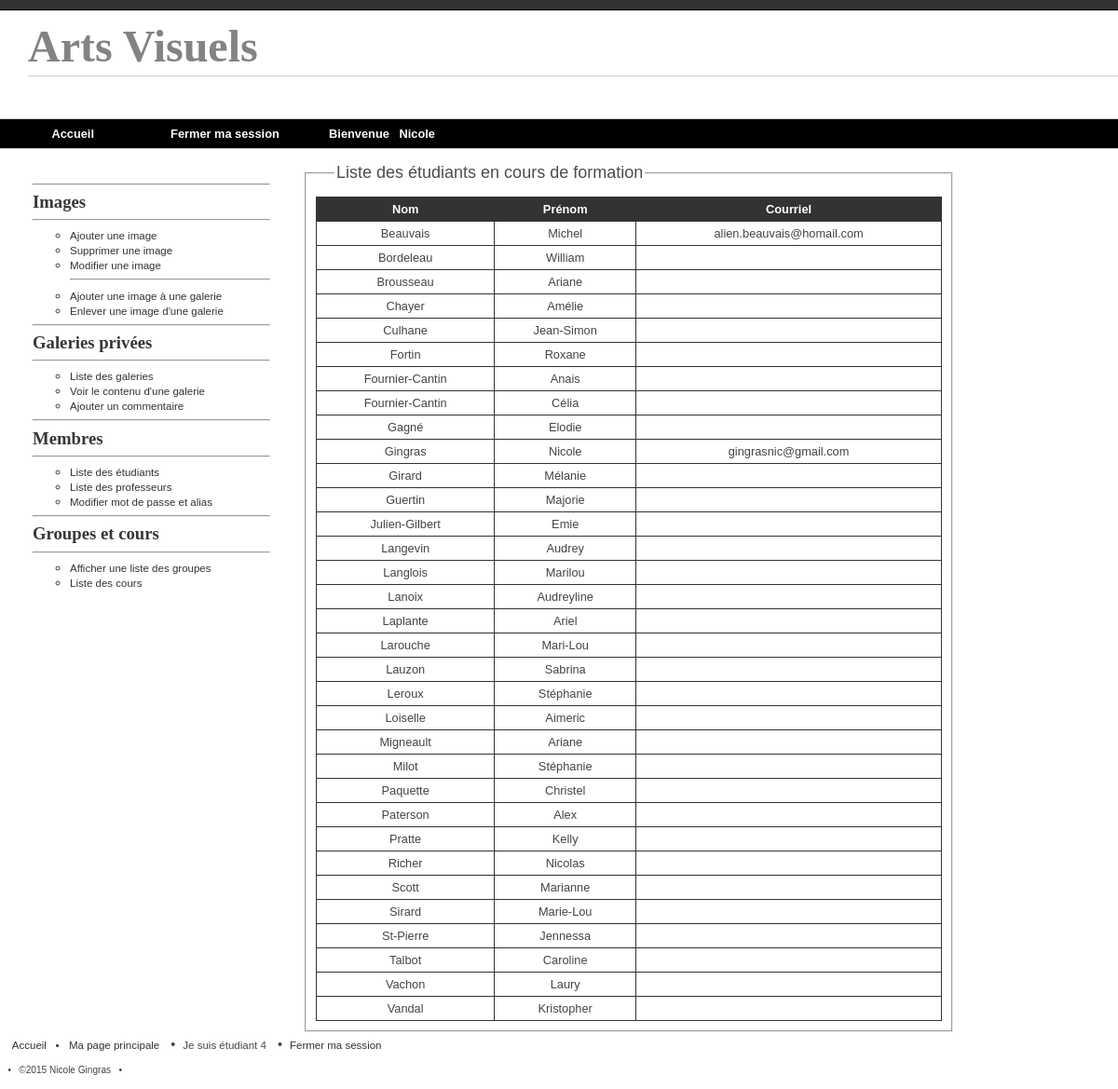
Page /pageEtudiantsListe.php (signed in) on the committed database.
### tables this page shows
CREATE TABLE IF NOT EXISTS `membres` (
  `idmembre` int(11) NOT NULL AUTO_INCREMENT,
  `noda` int(11) DEFAULT NULL,
  `nom` varchar(25) DEFAULT NULL,
  `prenom` varchar(25) DEFAULT NULL,
  `alias` varchar(25) NOT NULL,
  `mdp` varchar(45) NOT NULL DEFAULT 'sha1(123)',
  `type` varchar(25) NOT NULL DEFAULT 'etudiant',
  `courriel` varchar(45) NOT NULL,
  `timestamp` timestamp NOT NULL DEFAULT CURRENT_TIMESTAMP,
  `actif` tinyint(4) NOT NULL DEFAULT '1' COMMENT '1: étudiant actuellement inscrit ou professeur en poste\n2: ancien étudiant ou professeur',
  `annee_debut` int(11) NOT NULL DEFAULT '2012',
  PRIMARY KEY (`idmembre`)
);

### metier/rechercherMembre.class.php (called while the page is built, shortened)
<?php
include_once "select.class.php";
class RechercherMembre extends Select{
	private $select;
	function __construct() {
		$this->select = new Select();
	}
	function afficher_membres_actuels_ou_anciens($type, $actif)
	{
		$liste = $this->select->callPS2("afficher_membres_actuels_ou_anciens", $type, $actif);
		return $liste;
	}
}

### metier/select.class.php (called while the page is built, shortened)
<?php
class Select extends Connexion{
	private $connexion;
	function __construct() {
		$this->connexion = new Connexion();
	}
	public function callPS2($procedureStockee, $valeurCritere, $valeurCritere2) {
		try {
			$requete = $this->connexion->prepare("CALL $procedureStockee(?,?)");
			$requete->bindParam(1, $valeurCritere);
			$requete->bindParam(2, $valeurCritere2);
			$requete->execute();
			$nbLigne = $requete->fetchAll();
			return $nbLigne;
			$this->connexion = null;
		}
		catch (PDOException $e) {
			echo "<p>Erreur: " . $e->getMessage() . "</p>";
		}
	}
}
?>

### metier/rechercherMembres.php (the view, shortened to what this page needs)
<?php
$type = $_POST["type"];
include_once 'rechercherMembre.class.php';
$cherche = new RechercherMembre();
switch ($type):
case "etudiant":
	$liste=$cherche->afficher_membres_actuels_ou_anciens($type, "1");
	echo "<tr>";
	echo "<th>&nbsp;&nbsp;Nom&nbsp;&nbsp;</th>";
	echo "<th>&nbsp;&nbsp;Pr&eacute;nom&nbsp;&nbsp;</th>";
	echo "<th>&nbsp;&nbsp;Courriel&nbsp;&nbsp;</th>";
	echo "</tr>";
	foreach($liste as $ligne) {
		echo "<tr>";
		echo "<td>" . $ligne['nom'] . "</td>";
		echo "<td>" . $ligne['prenom'] . "</td>";
		echo "<td>" . $ligne['courriel'] . "</td>";
		echo "</tr>";
	}
	break;
	endswitch;

### css/style.css (style rules this page uses)
body { background-color: #888888; width: 960px; border-top: 1px solid black; }
html { margin: 0; padding: 0; background: #333; font-family: Helvetica, sans-serif; font-size:12.0pt; }
body { margin: auto; margin-top: 10px; padding-bottom: 5px; width: 1200px; border-top: 1px solid black; border-bottom: none; background: white; }
td,th { color: #444444; border: 1px solid #333; text-align: center; overflow: hidden; padding: 5px; }
th { background: #333; color: white; }
.clearfix:after { content: ""; clear: both; display: block; }

### rows in the picture
membres: nom "Beauvais", prenom "Michel", courriel "alien.beauvais@homail.com"
membres: nom "Bordeleau", prenom "William"
membres: nom "Brousseau", prenom "Ariane"
membres: nom "Chayer", prenom "Amélie"
membres: nom "Culhane", prenom "Jean-Simon"
membres: nom "Fortin", prenom "Roxane"
membres: nom "Fournier-Cantin", prenom "Anais"
membres: nom "Fournier-Cantin", prenom "Célia"
membres: nom "Gagné", prenom "Elodie"
membres: nom "Gingras", prenom "Nicole", courriel "gingrasnic@gmail.com"
membres: nom "Girard", prenom "Mélanie"
membres: nom "Guertin", prenom "Majorie"
membres: nom "Julien-Gilbert", prenom "Emie"
membres: nom "Langevin", prenom "Audrey"
membres: nom "Langlois", prenom "Marilou"
membres: nom "Lanoix", prenom "Audreyline"
membres: nom "Laplante", prenom "Ariel"
membres: nom "Larouche", prenom "Mari-Lou"
membres: nom "Lauzon", prenom "Sabrina"
membres: nom "Leroux", prenom "Stéphanie"
membres: nom "Loiselle", prenom "Aimeric"
membres: nom "Migneault", prenom "Ariane"
membres: nom "Milot", prenom "Stéphanie"
membres: nom "Paquette", prenom "Christel"
membres: nom "Paterson", prenom "Alex"
membres: nom "Pratte", prenom "Kelly"
membres: nom "Richer", prenom "Nicolas"
membres: nom "Scott", prenom "Marianne"
membres: nom "Sirard", prenom "Marie-Lou"
membres: nom "St-Pierre", prenom "Jennessa"
membres: nom "Talbot", prenom "Caroline"
membres: nom "Vachon", prenom "Laury"
membres: nom "Vandal", prenom "Kristopher"

### other values in the picture
$_SESSION['prenom'] "Nicole"
$_SESSION['idMembre'] "4"
